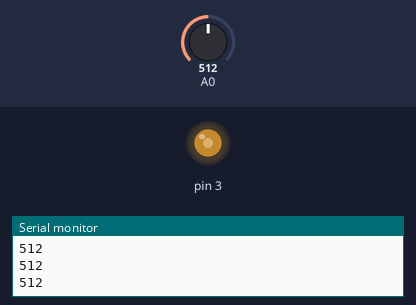
Bench run of a sketch on a simulated Arduino Uno, built with avr-gcc and run on an emulated ATmega328P. Parts: output pins drawn as LEDs (lit = HIGH), the last lines printed to the serial monitor. The inputs (shaded band) are chosen by the test bench; at power-on: A0 = 512.

Above: at 1.2 s.
1.3 s: A0 set to 716
At 2.5 s:
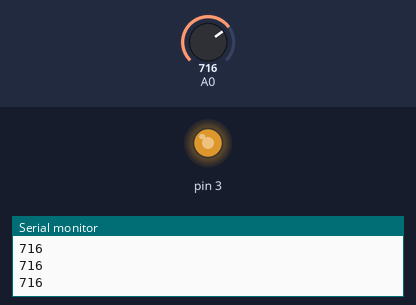
2.8 s: A0 set to 900
At 4.0 s:
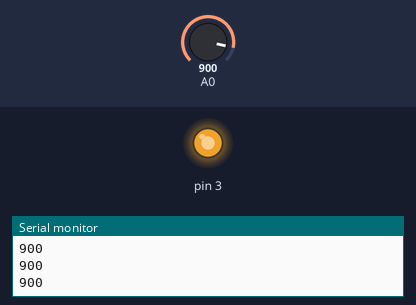
4.3 s: A0 set to 122
At 5.5 s:
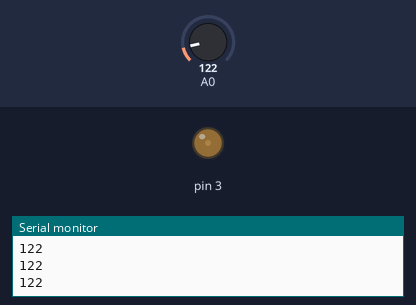
5.8 s: A0 set to 0
At 7.0 s:
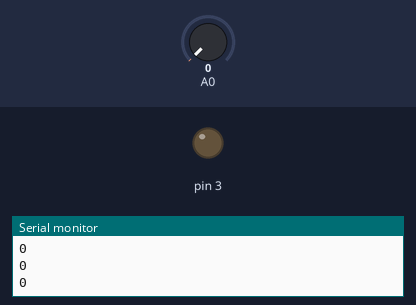
7.3 s: A0 set to 511
At 8.5 s:
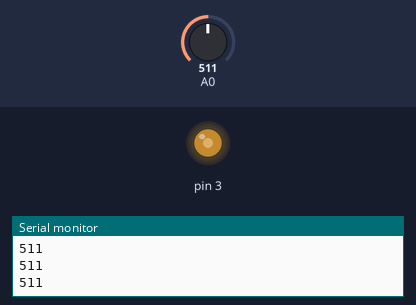
Timing chart, 0 to 9.8 s (numbered marks = the images above; inputs shaded):
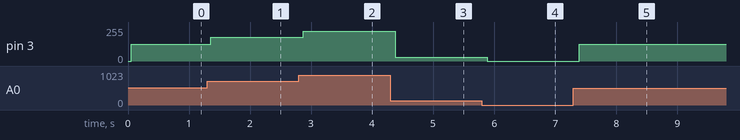

Measured:
- after the input at 1.3 s, pin 3: 127/255 → 178/255 after 0.06 s
- after the input at 2.8 s, pin 3: 178/255 → 223/255 after 0.07 s
- after the input at 4.3 s, pin 3: 223/255 → 30/255 after 0.08 s
- after the input at 5.8 s, pin 3: 30/255 → 0/255 after 0.09 s
- after the input at 7.3 s, pin 3: 0/255 → 127/255 after 0.10 s

The sketch:

potentiometer.ino
```cpp
void setup()
{
  pinMode(3, OUTPUT);
  Serial.begin(9600); // for printing values to console
}

void loop()
{
  int potVal = analogRead(A0); // returns 0 - 1023 (due to 10 bit ADC)
  Serial.println(potVal);      // print value to Serial
  delay(50);                   // Reading new values at ~20Hz

  analogWrite(3, 255 * ((float)potVal / 1025));
}
```
